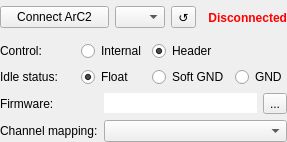
<?xml version="1.0" encoding="UTF-8"?>
<ui version="4.0">
 <class>ArC2ConnectionWidget</class>
 <widget class="QWidget" name="ArC2ConnectionWidget">
  <property name="geometry">
   <rect>
    <x>0</x>
    <y>0</y>
    <width>287</width>
    <height>142</height>
   </rect>
  </property>
  <property name="sizePolicy">
   <sizepolicy hsizetype="Preferred" vsizetype="Maximum">
    <horstretch>0</horstretch>
    <verstretch>0</verstretch>
   </sizepolicy>
  </property>
  <property name="windowTitle">
   <string>Form</string>
  </property>
  <layout class="QVBoxLayout" name="verticalLayout">
   <property name="leftMargin">
    <number>0</number>
   </property>
   <property name="topMargin">
    <number>0</number>
   </property>
   <property name="rightMargin">
    <number>0</number>
   </property>
   <property name="bottomMargin">
    <number>0</number>
   </property>
   <item>
    <layout class="QHBoxLayout" name="horizontalLayout" stretch="2,1,1,1">
     <item>
      <widget class="QPushButton" name="connectArC2Button">
       <property name="text">
        <string>Connect ArC2</string>
       </property>
      </widget>
     </item>
     <item>
      <widget class="QComboBox" name="efmIDsComboBox">
       <property name="maximumSize">
        <size>
         <width>50</width>
         <height>16777215</height>
        </size>
       </property>
       <property name="toolTip">
        <string>ArC2 address</string>
       </property>
      </widget>
     </item>
     <item>
      <widget class="QToolButton" name="refreshIDsButton">
       <property name="toolTip">
        <string>Refresh Addresses</string>
       </property>
       <property name="text">
        <string>↺</string>
       </property>
      </widget>
     </item>
     <item>
      <widget class="QLabel" name="connectionArC2StatusLabel">
       <property name="sizePolicy">
        <sizepolicy hsizetype="Minimum" vsizetype="Preferred">
         <horstretch>0</horstretch>
         <verstretch>0</verstretch>
        </sizepolicy>
       </property>
       <property name="minimumSize">
        <size>
         <width>85</width>
         <height>0</height>
        </size>
       </property>
       <property name="styleSheet">
        <string notr="true">QLabel { color: red; font-weight: bold; }</string>
       </property>
       <property name="text">
        <string>Disconnected</string>
       </property>
       <property name="alignment">
        <set>Qt::AlignRight|Qt::AlignTrailing|Qt::AlignVCenter</set>
       </property>
      </widget>
     </item>
    </layout>
   </item>
   <item>
    <layout class="QGridLayout" name="gridLayout_3" columnstretch="1,0,0,0">
     <item row="0" column="1">
      <widget class="QRadioButton" name="internalControlRadio">
       <property name="text">
        <string>Internal</string>
       </property>
       <attribute name="buttonGroup">
        <string notr="true">controlButtonGroup</string>
       </attribute>
      </widget>
     </item>
     <item row="0" column="2">
      <widget class="QRadioButton" name="headerControlRadio">
       <property name="text">
        <string>Header</string>
       </property>
       <property name="checked">
        <bool>true</bool>
       </property>
       <attribute name="buttonGroup">
        <string notr="true">controlButtonGroup</string>
       </attribute>
      </widget>
     </item>
     <item row="1" column="1">
      <widget class="QRadioButton" name="floatDevsRadio">
       <property name="toolTip">
        <string>Leave idle channels floating</string>
       </property>
       <property name="text">
        <string>Float</string>
       </property>
       <property name="checked">
        <bool>true</bool>
       </property>
       <attribute name="buttonGroup">
        <string notr="true">idleButtonGroup</string>
       </attribute>
      </widget>
     </item>
     <item row="1" column="2">
      <widget class="QRadioButton" name="softGndDevsRadio">
       <property name="toolTip">
        <string>Setup idle channels as arbitrary voltage at 0.0 V</string>
       </property>
       <property name="text">
        <string>Soft GND</string>
       </property>
       <attribute name="buttonGroup">
        <string notr="true">idleButtonGroup</string>
       </attribute>
      </widget>
     </item>
     <item row="0" column="0">
      <widget class="QLabel" name="label_6">
       <property name="text">
        <string>Control:</string>
       </property>
      </widget>
     </item>
     <item row="1" column="0">
      <widget class="QLabel" name="label_7">
       <property name="text">
        <string>Idle status:</string>
       </property>
      </widget>
     </item>
     <item row="1" column="3">
      <widget class="QRadioButton" name="hardGndDevsRadio">
       <property name="toolTip">
        <string>Tie idle channels to hard ground</string>
       </property>
       <property name="text">
        <string>GND</string>
       </property>
       <attribute name="buttonGroup">
        <string notr="true">idleButtonGroup</string>
       </attribute>
      </widget>
     </item>
    </layout>
   </item>
   <item>
    <layout class="QGridLayout" name="gridLayout">
     <item row="0" column="0">
      <widget class="QLabel" name="label_5">
       <property name="text">
        <string>Firmware:</string>
       </property>
      </widget>
     </item>
     <item row="0" column="1">
      <layout class="QHBoxLayout" name="horizontalLayout_2">
       <item>
        <widget class="QLineEdit" name="selectedFirmwareEdit">
         <property name="frame">
          <bool>false</bool>
         </property>
         <property name="readOnly">
          <bool>true</bool>
         </property>
        </widget>
       </item>
       <item>
        <widget class="QToolButton" name="selectFirmwareButton">
         <property name="text">
          <string>...</string>
         </property>
        </widget>
       </item>
      </layout>
     </item>
     <item row="1" column="0">
      <widget class="QLabel" name="label">
       <property name="text">
        <string>Channel mapping:</string>
       </property>
      </widget>
     </item>
     <item row="1" column="1">
      <widget class="QComboBox" name="channelMapperComboBox"/>
     </item>
    </layout>
   </item>
  </layout>
 </widget>
 <resources/>
 <connections/>
 <buttongroups>
  <buttongroup name="controlButtonGroup"/>
  <buttongroup name="idleButtonGroup"/>
 </buttongroups>
</ui>
